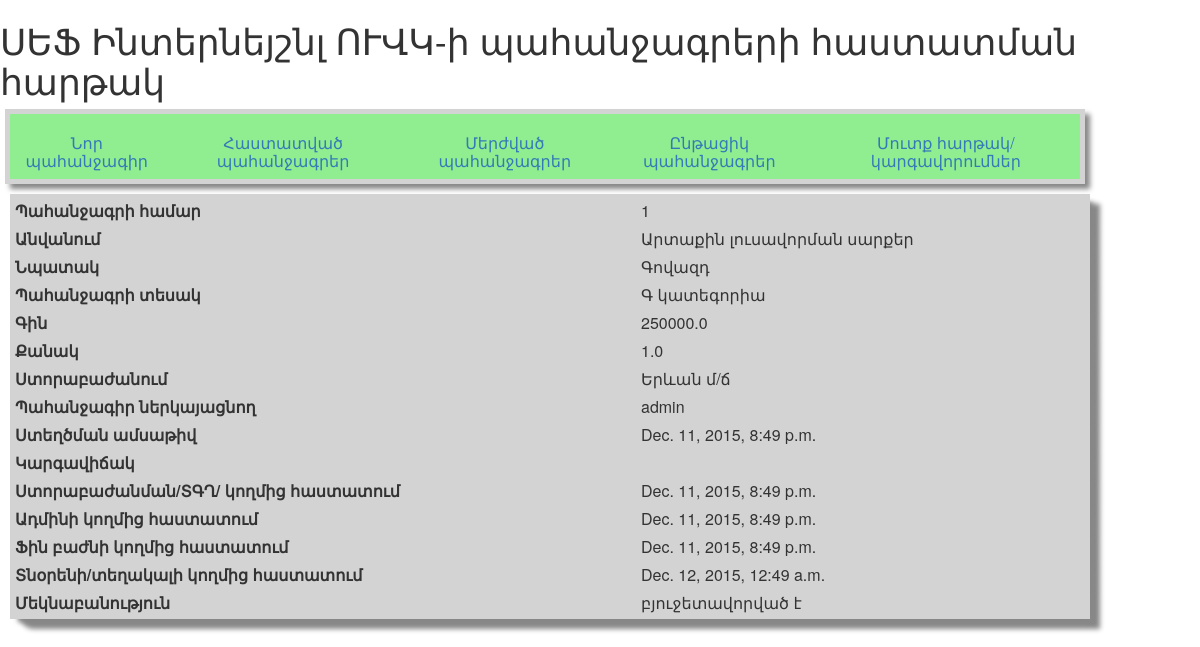
The page /request/1/ on the database its author committed.
### requests/models.py (models this page shows, shortened)
class Lists(models.Model):
    Initiator = models.ForeignKey('auth.User')
    Division = models.ForeignKey('divisions.divisions')
    request_type_id = models.ForeignKey('request_types.request_types')
    purchase_purpose = models.CharField(max_length=150)
    product_name = models.CharField(max_length=75)
    product_price = models.FloatField(default=1)
    product_quantity = models.FloatField(default=1)
    comment = models.CharField(max_length=200)
    created_date = models.DateTimeField(
            default=timezone.now)
    approved_date_head = models.DateTimeField(
            blank=True, null=True)
    approved_date_admin = models.DateTimeField(
            blank=True, null=True)
    approved_date_fin = models.DateTimeField(
            blank=True, null=True)
    approved_date_CEO_DCEO = models.DateTimeField(
            blank=True, null=True)
    status_id = models.ForeignKey(request_status,related_name="request_status")

### request_types/models.py (models this page shows, shortened)
class request_types(models.Model):
    category = models.CharField(max_length=75)
    threshold = models.IntegerField(default=100000)
    def __str__(self):
        return (self.category)

### divisions/models.py (models this page shows, shortened)
class divisions(models.Model):
    Branch_name = models.CharField(max_length=75)
    AS_code = models.CharField(max_length=3)
    def __str__(self):
        return (self.Branch_name)

### requests/views.py (the view)
# urls.py: url(r'^request/(?P<pk>[0-9]+)/$', views.request_detail, name='request_detail'),
def request_detail(request, pk):
    Assembled_request = get_object_or_404(Lists, pk=pk)
    return render(request, 'requests/request_detail.html', {'Assembled_request': Assembled_request})

### requests/templates/requests/request_detail.html
{% extends 'requests/base.html' %}
{% block content %}
    <table class="table-bottom">
        <tr class="tr_1">
        <td class="td_2">Պահանջագրի համար</td>
        <td>{{ Assembled_request.pk }}</td>
        </tr>
    <tr class="tr_1">
        <td class="td_2">Անվանում</td>
        <td>{{ Assembled_request.product_name}}</td>
        </tr>
<tr class="tr_1">
        <td class="td_2">Նպատակ</td>
        <td>{{ Assembled_request.purchase_purpose }}</td>
        </tr>
<tr class="tr_1">
        <td class="td_2">Պահանջագրի տեսակ</td>
        <td>{{ Assembled_request.request_type_id }}</td>
        </tr>
<tr class="tr_1">
        <td class="td_2">Գին</td>
        <td >{{ Assembled_request.product_price }}</td>
        </tr>
<tr class="tr_1">
        <td class="td_2">Քանակ</td>
        <td>{{ Assembled_request.product_quantity }}</td>
        </tr>
<tr class="tr_1">
        <td class="td_2">Ստորաբաժանում</td>
        <td>{{ Assembled_request.Division }}</td>
        </tr>
 <tr class="tr_1">
        <td class="td_2">Պահանջագիր ներկայացնող</td>
        <td>{{ Assembled_request.Initiator }}</td>
        </tr>
 <tr class="tr_1">
        <td class="td_2">Ստեղծման ամսաթիվ</td>
        <td>{{ Assembled_request.created_date }}</td>
        </tr>
 <tr class="tr_1">
        <td class="td_2">Կարգավիճակ</td>
        <td>{{ Assembled_request.status_id.get_FIELD_display }}</td>
        </tr>
  <tr class="tr_1">
        <td class="td_2">Ստորաբաժանման/ՏԳՂ/ կողմից հաստատում</td>
        <td>{{ Assembled_request.approved_date_head }}</td>
        </tr>
  <tr class="tr_1">
        <td class="td_2">Ադմինի կողմից հաստատում</td>
        <td>{{ Assembled_request.approved_date_admin }}</td>
        </tr>
<tr class="tr_1">
        <td class="td_2">Ֆին բաժնի կողմից հաստատում</td>
        <td>{{ Assembled_request.approved_date_fin }}</td>
        </tr>
<tr class="tr_1">
        <td class="td_2">Տնօրենի/տեղակալի կողմից հաստատում</td>
        <td>{{ Assembled_request.approved_date_CEO_DCEO }}</td>
        </tr>
<tr class="tr_1">
        <td class="td_2">Մեկնաբանություն</td>
        <td>{{ Assembled_request.comment}}</td>
        </tr>
    </table>
{% endblock %}

### requests/static/css/requests.css (style rules this page uses)
.table-bottom { margin-top: 5px; margin-left:10px; padding:0px; width:90%; box-shadow: 10px 10px 5px #888888; border:1px solid #3f7f00; -moz-border-radius-bottomleft:14px; -webkit-border-bottom-left-radius:14px; border-bottom-left-radius:14px; }
.tr_1 { align-items: center; box-shadow: 5px 5px 5px #888888; border: 5px solid lightgrey; background: lightgray; }
.td_2 { text-align: left; font-size: medium; font-weight: bold; }

### rows shown on the page
Lists: pk "1", product_name "Արտաքին լուսավորման սարքեր", purchase_purpose "Գովազդ", request_type_id "Գ կատեգորիա", product_price "250000.0", product_quantity "1.0", Division "Երևան մ/ճ", Initiator "admin", created_date "Dec. 11, 2015, 8:49 p.m.", approved_date_head "Dec. 11, 2015, 8:49 p.m.", approved_date_admin "Dec. 11, 2015, 8:49 p.m.", approved_date_fin "Dec. 11, 2015, 8:49 p.m.", approved_date_CEO_DCEO "Dec. 12, 2015, 12:49 a.m.", comment "բյուջետավորված է"
